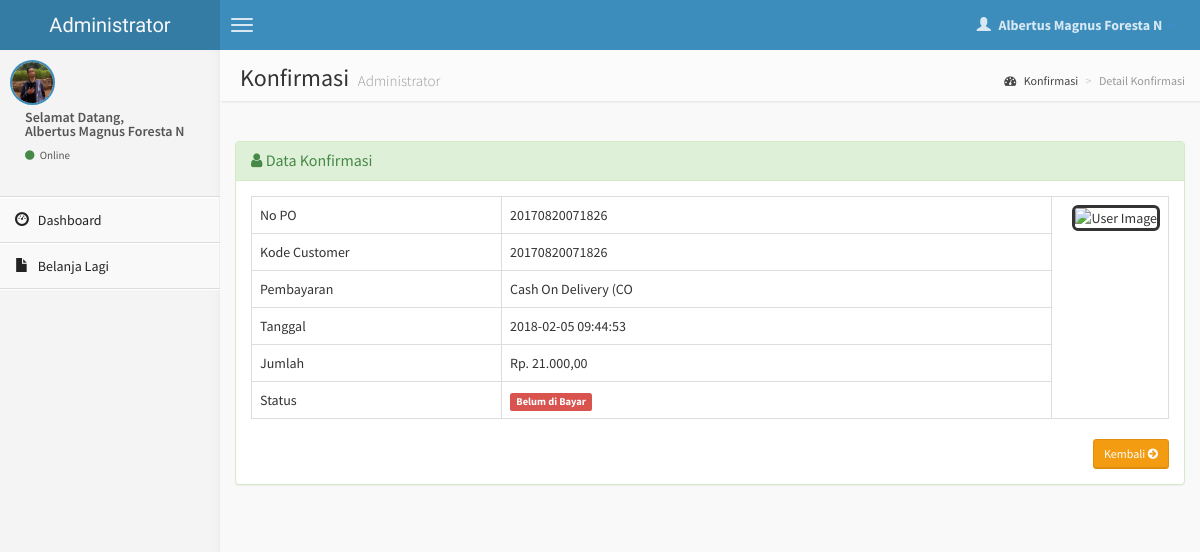
The app's page /customer/detail-konfirmasi.php?hal=detail&kd=22 (signed in) with its own data.
### tables this page shows
CREATE TABLE `konfirmasi` (
  `id_kon` int(6) NOT NULL,
  `no_po` varchar(20) NOT NULL,
  `kd_cus` varchar(20) NOT NULL,
  `bayar_via` varchar(30) NOT NULL,
  `tanggal` datetime NOT NULL,
  `jumlah` int(10) NOT NULL,
  `bukti_transfer` varchar(50) NOT NULL,
  `status` enum('Bayar','Belum') NOT NULL
);

### customer/detail-konfirmasi.php (the view, shortened to what this page needs)
<?php
if (empty($_SESSION['username'])) {
  header('location:../index.php');
} else {
?>
  <!DOCTYPE html>
  <html>
  <head>
    <link href="../dist/css/bootstrap.css" rel="stylesheet" type="text/css" />
    <link href="//cdnjs.cloudflare.com/ajax/libs/font-awesome/4.1.0/css/font-awesome.min.css" rel="stylesheet" type="text/css" />
    <link href="//code.ionicframework.com/ionicons/1.5.2/css/ionicons.min.css" rel="stylesheet" type="text/css" />
    <link href="../css/morris/morris.css" rel="stylesheet" type="text/css" />
    <link href="../css/jvectormap/jquery-jvectormap-1.2.2.css" rel="stylesheet" type="text/css" />
    <link href="../css/datepicker/datepicker3.css" rel="stylesheet" type="text/css" />
    <link href="../css/daterangepicker/daterangepicker-bs3.css" rel="stylesheet" type="text/css" />
    <link href="../css/bootstrap-wysihtml5/bootstrap3-wysihtml5.min.css" rel="stylesheet" type="text/css" />
    <link href="../css/AdminLTE.css" rel="stylesheet" type="text/css" />
    <link rel="stylesheet" href="datatables/dataTables.bootstrap.css" />
  </head>
  <body class="skin-blue">
    <header class="header">
      <a href="index.php" class="logo">
        Administrator
      </a>
      <nav class="navbar navbar-static-top" role="navigation">
        <a href="#" class="navbar-btn sidebar-toggle" data-toggle="offcanvas" role="button">
          <span class="icon-bar"></span>
          <span class="icon-bar"></span>
          <span class="icon-bar"></span>
        </a>
        <div class="navbar-right">
          <ul class="nav navbar-nav">
            <li class="dropdown user user-menu">
              <a href="#" class="dropdown-toggle" data-toggle="dropdown">
                <i class="glyphicon glyphicon-user"></i>
                <span><?php echo $_SESSION['fullname']; ?> <i class="caret"></i></span>
              </a>
              <?php } ?>
            </li>
          </ul>
        </div>
      </nav>
    </header>
    <div class="wrapper row-offcanvas row-offcanvas-left">
      <aside class="left-side sidebar-offcanvas">
        <section class="sidebar">
          <div class="user-panel">
            <div class="pull-left image">
              <img src="<?php echo $_SESSION['gambar']; ?>" class="img-circle" alt="User Image" style="border: 2px solid #3C8DBC;" />
            </div>
            <div class="pull-left info">
              <p>Selamat Datang,<br /><?php echo $_SESSION['fullname']; ?></p>
              <a href="#"><i class="fa fa-circle text-success"></i> Online</a>
            </div>
          </div>
          <?php include "menu.php"; ?>
        </section>
      </aside>
      <aside class="right-side">
        <section class="content-header">
          <h1>
            Konfirmasi
            <small>Administrator</small>
          </h1>
          <ol class="breadcrumb">
            <li><a href="#"><i class="fa fa-dashboard"></i> Konfirmasi</a></li>
            <li class="active">Detail Konfirmasi</li>
          </ol>
        </section>
        <section class="content">
          <br />
          <div class="row">
            <div class="col-lg-12">
              <div class="panel panel-success">
                <div class="panel-heading">
                  <h3 class="panel-title"><i class="fa fa-user"></i> Data Konfirmasi </h3>
                </div>
                <?php
                $query = mysqli_query($koneksi, "SELECT * FROM konfirmasi WHERE id_kon='$_GET[kd]'");
                $data  = mysqli_fetch_array($query);
                ?>
                <div class="panel-body">
                  <table id="example" class="table table-hover table-bordered">
                    <tr>
                      <td>No PO</td>
                      <td><?php echo $data['no_po']; ?></td>
                      <td rowspan="9">
                        <div class="pull-right image">
                          <img src="<?php echo $data['bukti_transfer']; ?>" class="img-rounded" height="300" width="250" alt="User Image" style="border: 3px solid #333333;" />
                        </div>
                      </td>
                    </tr>
                    <tr>
                      <td width="250">Kode Customer</td>
                      <td width="550"><?php echo $data['kd_cus']; ?></td>
                    </tr>
                    <tr>
                      <td>Pembayaran</td>
                      <td><?php echo $data['bayar_via']; ?></td>
                    </tr>
                    <tr>
                      <td>Tanggal</td>
                      <td><?php echo $data['tanggal']; ?></td>
                    </tr>
                    <tr>
                      <td>Jumlah</td>
                      <td>Rp. <?php echo number_format($data['jumlah'], 2, ",", "."); ?></td>
                    </tr>
                    <tr>
                      <td>Status</td>
                      <td><?php
                          if ($data['status'] == 'Bayar') {
                            echo '<span class="label label-success">Sudah di Bayar</span>';
                          } else if ($data['status'] == 'Belum') {
                            echo '<span class="label label-danger">Belum di Bayar</span>';
                          }
                          ?></td>
                    </tr>
                  </table>
                  <div class="text-right">
                    <a href="index1.php" class="btn btn-sm btn-warning"> Kembali <i class="fa fa-arrow-circle-right"></i></a>
                  </div>
                </div>
              </div>
            </div>
          </div>
        </section>
      </aside>
    </div>
  </body>
  </html>

### records on screen
konfirmasi: no_po "20170820071826", kd_cus "20170820071826", bayar_via "Cash On Delivery (CO", tanggal "2018-02-05 09:44:53", jumlah "21.000,00"

### other values on screen
$_SESSION['fullname'] "Albertus Magnus Foresta N"
